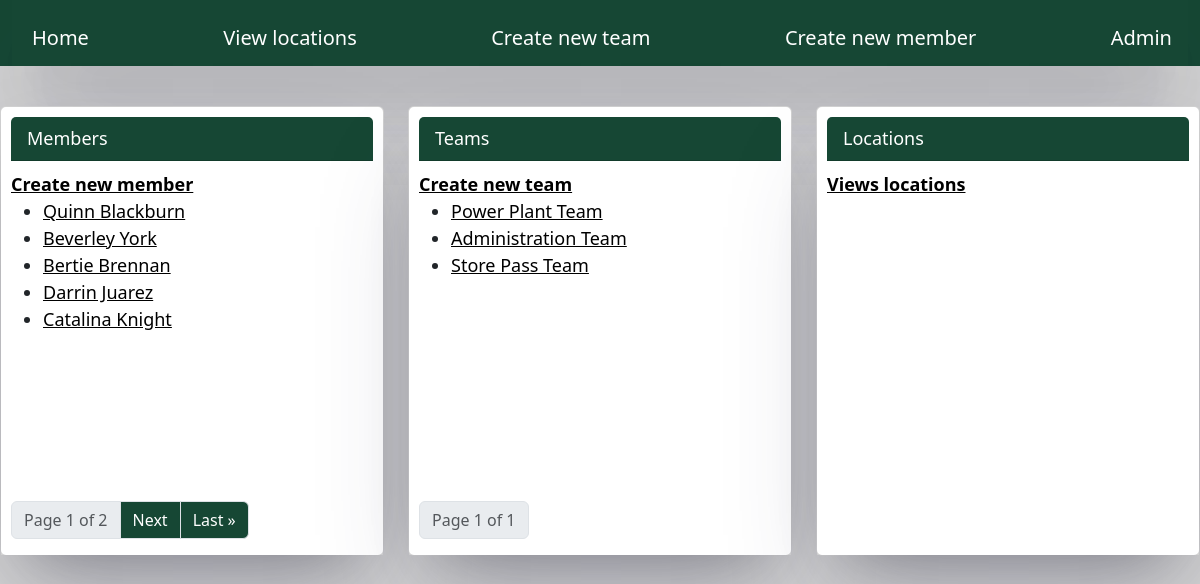
The page / on the database its author committed.
### member/models.py (models this page shows, shortened)
class Member(models.Model):
    name = models.CharField(max_length=30)
    role = models.CharField(max_length=10, default="member") # Allows for auto set
    startDate = models.DateField(default = date.today(), verbose_name="Start date")
    location = models.ForeignKey(Location, on_delete=models.CASCADE)
    team = models.ForeignKey(Team, on_delete=models.CASCADE)

### team/models.py (models this page shows, shortened)
class Team(models.Model):
    name = models.CharField(max_length=30)
    location = models.ForeignKey(Location, on_delete=models.CASCADE)

### home/views.py (the view)
# urls.py: path("", homepage, name="home")
def homepage(request):
        pMembers = Paginator(Member.objects.all(), 5) # adds pagination to members
        pTeams = Paginator(Team.objects.all(), 5)
        Mpage = request.GET.get("mPage") # 2 pages so they wont affect each other
        Tpage = request.GET.get("tPage")
        members = pMembers.get_page(Mpage)
        teams = pTeams.get_page(Tpage)
        return render(request, "home/homepage.html", {
            "members": members,
            "teams": teams
        })

### home/templates/home/homepage.html (shortened to what this page needs)
{% extends "base.html" %} {% block content%}
<div class="row">
  <div class="col">
    <div class="card">
      <div class="card-text">
        <div class="card-header">Members</div>
        <strong>
          <a href="{% url 'memberCreate' %}">Create new member</a></strong
        >
        <ul>
          {% for member in members %}
          <li>
            <a href="{% url 'memberDetail' member.id %}"> {{ member.name }} </a>
          </li>
          {% endfor %}
        </ul>
        <nav>
          <ul
            class="pagination justify-content-end"
            style="position: absolute; bottom: 0"
          >
            <li class="page-item disabled">
              <a class="page-link"
                >Page {{members.number}} of {{members.paginator.num_pages}}</a
              >
            </li>
            {% if members.has_next %}
            <li class="page-item">
              <a href="?mPage={{ members.next_page_number }}" class="page-link"
                >Next</a
              >
            </li>
            <li class="page-item">
              <a
                href="?mPage={{ members.paginator.num_pages }}"
                class="page-link"
                >Last &raquo</a
              >
            </li>
            {% endif %}
          </ul>
        </nav>
      </div>
    </div>
  </div>
  <div class="col">
    <div class="card">
      <div class="card-text">
        <div class="card-header">Teams</div>
        <strong><a href="{% url 'teamCreate' %}">Create new team</a> </strong>
        <ul>
          {% for team in teams %}
          <li>
            <a href="{% url 'teamDetail' team.id %}"> {{ team.name }} </a>
          </li>
          {% endfor %}
        </ul>
        <nav>
          <ul
            class="pagination justify-content-end"
            style="position: absolute; bottom: 0"
          >
            <li class="page-item disabled">
              <a class="page-link"
                >Page {{teams.number}} of {{teams.paginator.num_pages}}</a
              >
            </li>
          </ul>
        </nav>
      </div>
    </div>
  </div>
  <div class="col">
    <div class="card">
      <div class="card-text">
        <div class="card-header">Locations</div>
        <strong>
          <a href="{% url 'locations' %}">Views locations</a>
        </strong>
      </div>
    </div>
  </div>
</div>
{% endblock %}

### home/static/home/style.css (style rules this page uses)
body { font-size: 18px; }
.card { max-width: 28rem; }
.card-header { background-color: #164734; color: white; margin-bottom: 10px; }
.card-text { padding: 10px; height: 28rem; box-shadow: rgba(50, 50, 93, 0.25) 0px 50px 100px -20px, rgba(0, 0, 0, 0.3) 0px 30px 60px -30px; }
a { color: black; margin-left: 4%" }
.page-link { color: white; background-color: #164734; }

### rows shown on the page
Member: name "Quinn Blackburn"
Member: name "Beverley York"
Member: name "Bertie Brennan"
Member: name "Darrin Juarez"
Member: name "Catalina Knight"
Team: name "Power Plant Team"
Team: name "Administration Team"
Team: name "Store Pass Team"

### other values the page prints
{{ members.number }} "1"
{{ members.paginator.num_pages }} "2"
{{ teams.number }} "1"
{{ teams.paginator.num_pages }} "1"
